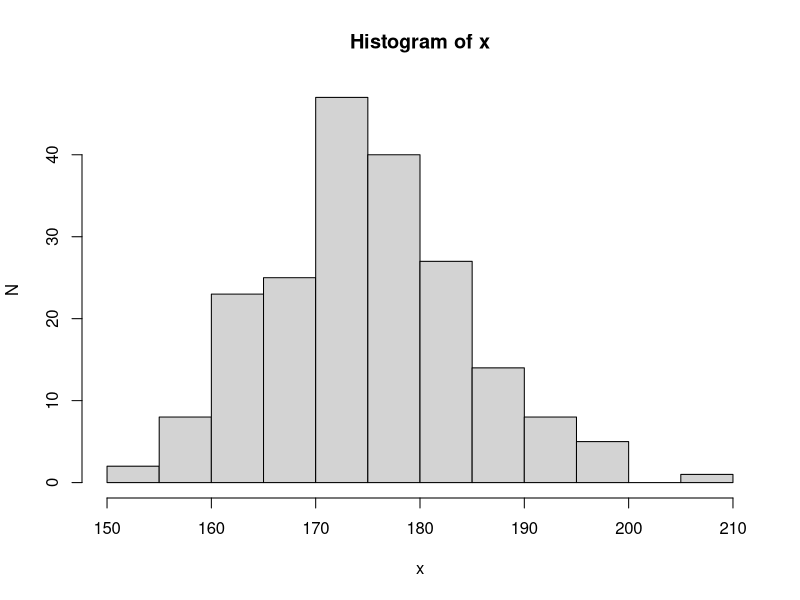
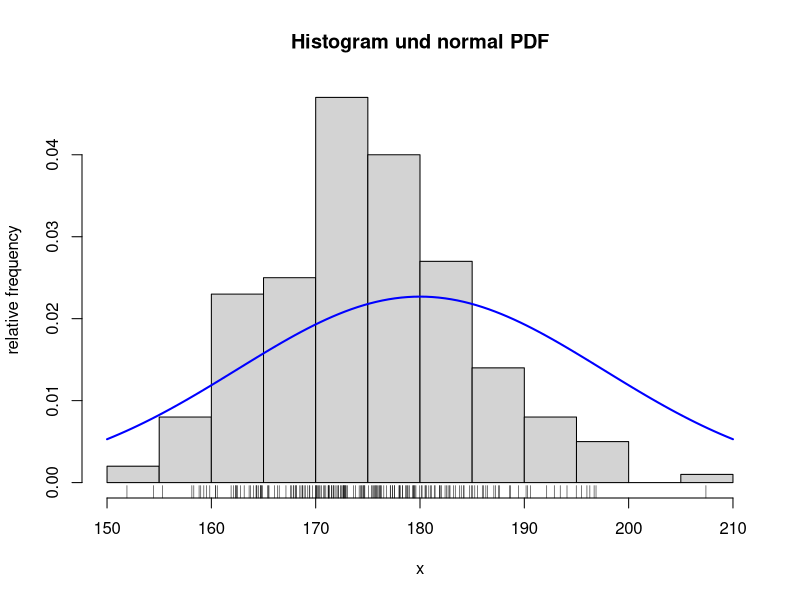
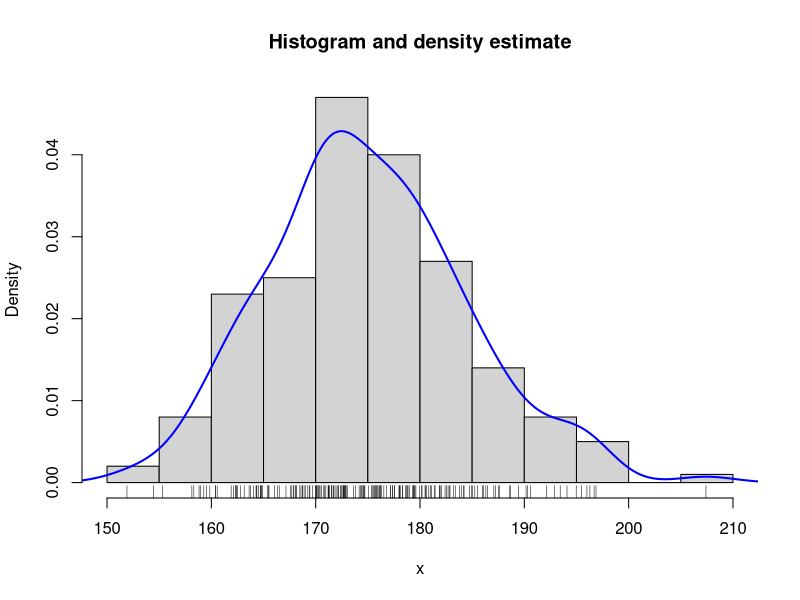
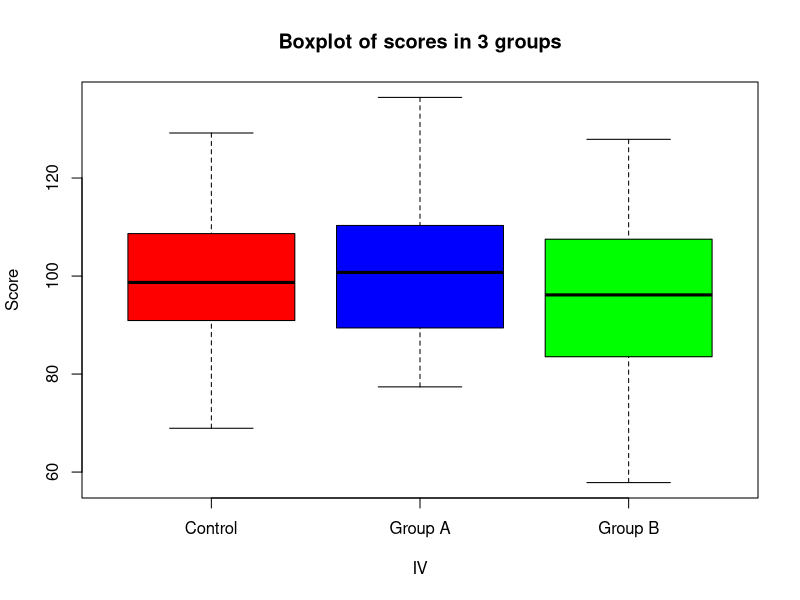

The R source for these figures, in order: (Note: this script raises an error after producing the figures.)
## ---- chunk 1
wants <- c("car", "hexbin", "beeswarm")
has   <- wants %in% rownames(installed.packages())
if(any(!has)) install.packages(wants[!has])
## ---- chunk 2
set.seed(123)
x <- rnorm(200, 175, 10)
hist(x, xlab="x", ylab="N", breaks="FD")
## ---- chunk 3
hist(x, freq=FALSE, xlab="x", ylab="relative frequency",
     breaks="FD", main="Histogram und normal PDF")
rug(jitter(x))
curve(dnorm(x, mean(x), sd(x)), lwd=2, col="blue", add=TRUE)
## ---- chunk 4
hist(x, freq=FALSE, xlab="x", breaks="FD",
     main="Histogram and density estimate")
lines(density(x), lwd=2, col="blue")
rug(jitter(x))
## ---- chunk 5
y <- rnorm(100, mean=175, sd=7)
stem(y)
## ---- chunk 6
Nj <- 40
P  <- 3
DV <- rnorm(P*Nj, mean=100, sd=15)
IV <- gl(P, Nj, labels=c("Control", "Group A", "Group B"))
## ---- chunk 7
boxplot(DV ~ IV, ylab="Score", col=c("red", "blue", "green"),
        main="Boxplot of scores in 3 groups")
points(1:P, Mj, pch=16, cex=2)
## ---- chunk 8
DVrange <- round(range(DV), digits=-1)
library(beeswarm)
boxplot(DV ~ IV,
        ylab="Score", col=c("red", "blue", "green"),
        main="Boxplots und Scores in 3 Gruppen",
        outline=FALSE, ylim=DVrange)

beeswarm(DV ~ IV, add=TRUE, pch=16, col="#00000077")
## ---- chunk 9
Nj  <- 5
DV1 <- rnorm(Nj, 20, 2)
DV2 <- rnorm(Nj, 25, 2)
DV  <- c(DV1, DV2)
IV  <- gl(2, Nj)
Mj  <- tapply(DV, IV, FUN=mean)
## ---- chunk 10
dotchart(DV, gdata=Mj, pch=16, color=rep(c("red", "blue"), each=Nj),
         gcolor="black", labels=rep(LETTERS[1:Nj], 2), groups=IV,
		 xlab="AV", ylab="group",
         main="individual results and means from 2 groups")
## ---- chunk 11
Nj   <- 25
P    <- 4
dice <- sample(1:6, P*Nj, replace=TRUE)
IV   <- gl(P, Nj)
## ---- chunk 12
stripchart(dice ~ IV, xlab="Result", ylab="group", pch=1, col="blue",
           main="Dice results: 4 groups", sub="jitter-method", method="jitter")
stripchart(dice ~ IV, xlab="Result", ylab="group", pch=16, col="red",
           main="Dice results: 4 groups", sub="stack-method", method="stack")
## ---- chunk 13
DV1 <- rnorm(200)
DV2 <- rf(200, df1=3, df2=15)
qqplot(DV1, DV2, xlab="quantile N(0, 1)", ylab="quantile F(3, 15)",
       main="Comparison of quantiles from N(0, 1) and F(3, 15)")
## ---- chunk 14
height <- rnorm(100, mean=175, sd=7)
qqnorm(height)
qqline(height, col="red", lwd=2)
## ---- chunk 15
vec <- round(rnorm(10), 1)
Fn  <- ecdf(vec)
plot(Fn, main="Empirical cumulative distribution function")
curve(pnorm, add=TRUE, col="gray", lwd=2)
## ---- chunk 16
N  <- 200
P  <- 2
x  <- rnorm(N, 100, 15)
y  <- 0.5*x + rnorm(N, 0, 10)
IV <- gl(P, N/P, labels=LETTERS[1:P])
## ---- chunk 17
plot(x, y, pch=c(4, 16)[unclass(IV)], lwd=2,
     col=c("black", "blue")[unclass(IV)],
     main="Joint distribution per group")
legend(x="topleft", legend=c("group A", "group B"),
       pch=c(4, 16), col=c("black", "blue"))
## ---- chunk 18
library(car)
dataEllipse(x, y, xlab="x", ylab="y", asp=1, levels=0.5, lwd=2, center.pch=16,
            col="blue", main="Joint distribution of two variables")
legend(x="bottomright", legend=c("Data", "centroid", "distribution ellipse"),
       pch=c(1, 16, NA), lty=c(NA, NA, 1), col=c("black", "blue", "blue"))
## ---- chunk 19
N  <- 5000
xx <- rnorm(N, 100, 15)
yy <- 0.4*xx + rnorm(N, 0, 10)
plot(xx, yy, pch=16, col=rgb(0, 0, 1, 0.3))
## ---- chunk 20
smoothScatter(xx, yy, bandwidth=4)
## ---- chunk 21
library(hexbin)
res <- hexbin(xx, yy, xbins=20)
plot(res)
summary(res)
## ---- chunk 22
try(detach(package:car))
try(detach(package:carData))
try(detach(package:hexbin))
try(detach(package:beeswarm))
